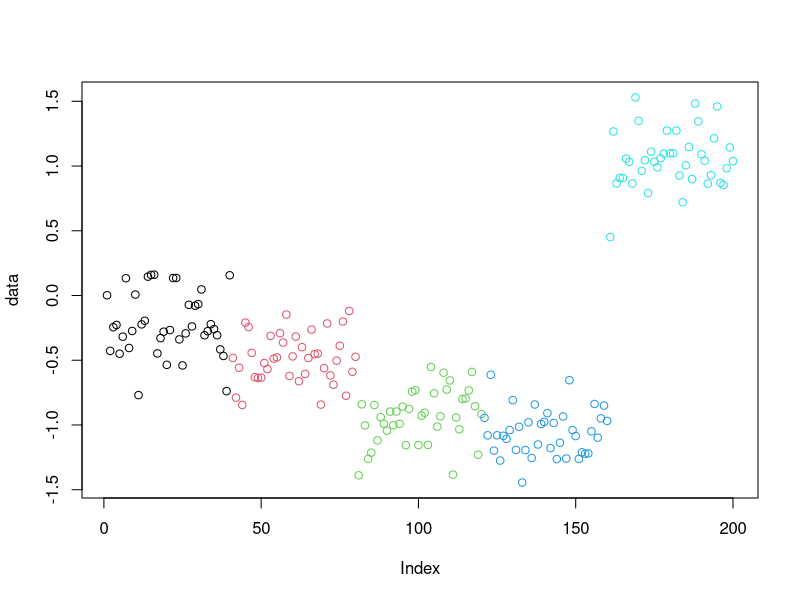

This chart was generated by the following R code:
library(lme4)
library(multcomp)
library(car)
iter <- 1000
p <- NULL
p2 <- NULL
for(i in 1:iter){
  n <- 5
  trial <- 40
  f <- factor(rep(LETTERS[1:4], 50))
  id <- factor(rep(1:n, each=trial))
  r <- rnorm(n)
  r <- rep(r, each=40, sd = 1)
  data <- rnorm(n*trial, mean=r, sd = .2)
 
  
  mod <- lmer(data ~ f-1 + (1|id))
  mod2 <- lmer(data ~ f-1 + (f|id))
  p <- c(p, sum(summary(glht(mod, linfct=mcp(f= "Tukey")))[[10]]$pvalues < .05))
  p2 <- c(p2, sum(summary(glht(mod2, linfct=mcp(f= "Tukey")))[[10]]$pvalues < .05))
  print(paste(i/iter * 100, "% completed"))
}

plot(data, col=factor(id))
sum(p > 0)/iter
sum(p2 > 0)/iter
